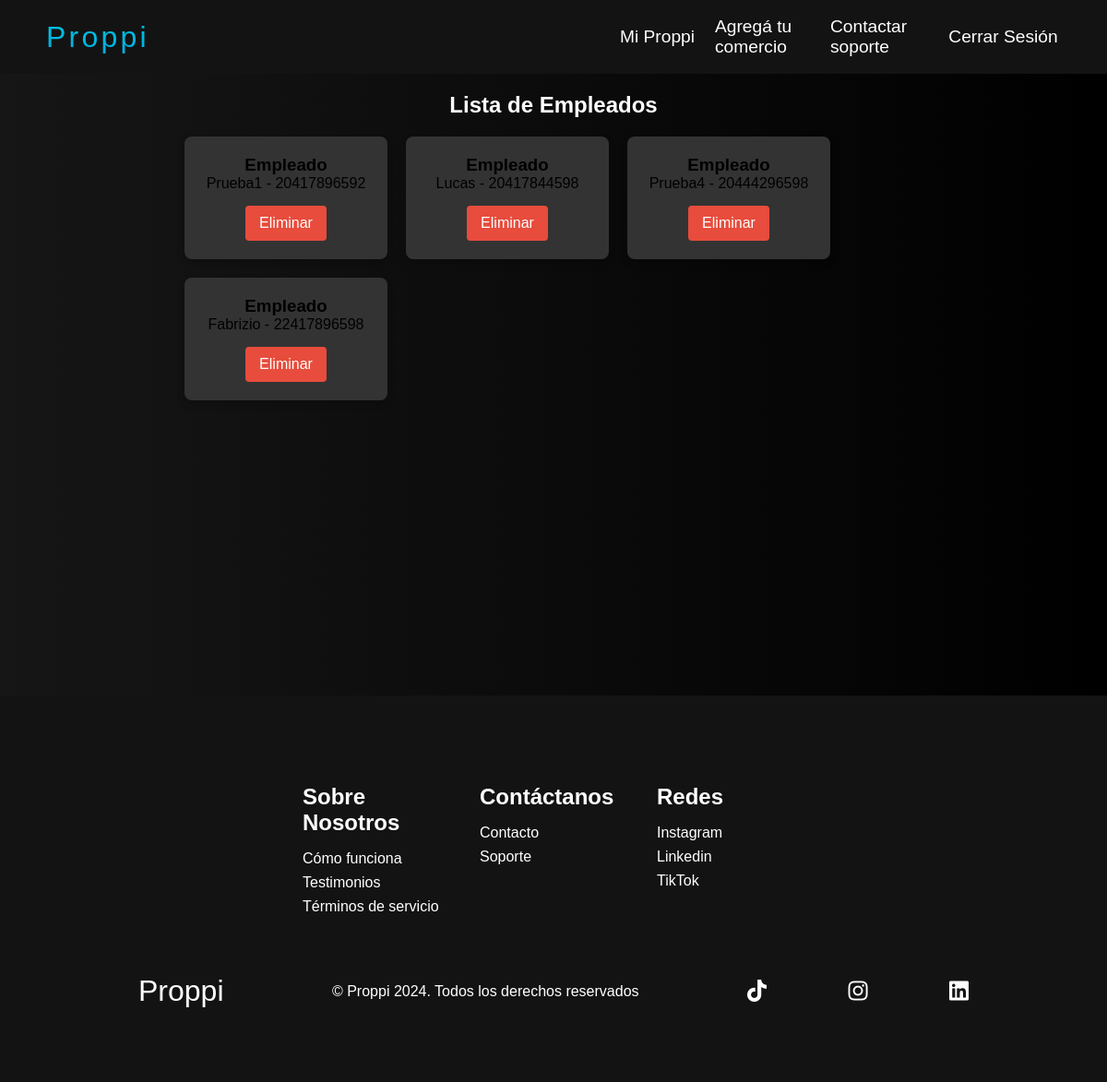
/Miproppi/mis_comercios/eliminar_emp/14 (signed in), run on an earlier commit of the app's database.
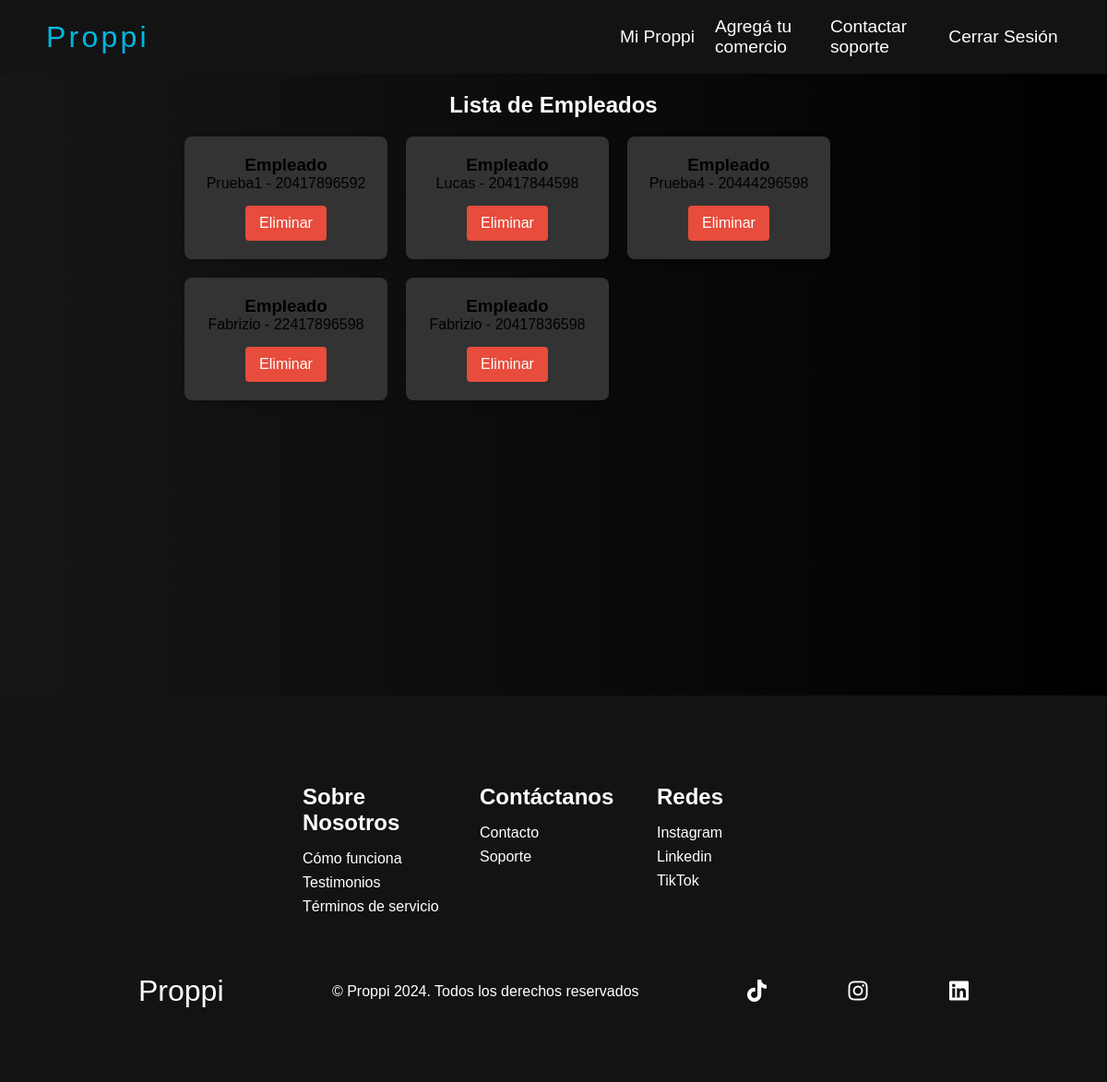
And on a later commit of the database.
### Adherircom/models.py (models this page shows, shortened)
class Empleado(models.Model):
    nombre = models.CharField(max_length=50)
    email = models.EmailField(max_length=35)
    alias = models.CharField(max_length=40)
    cuil = models.CharField(max_length=20, unique=True)
    ingresos_diarios = models.DecimalField(max_digits=10, decimal_places=2, default=0)
    ingresos_total = models.DecimalField(max_digits=10, decimal_places=2, default=0)
    comercios = models.ManyToManyField(Comercio, related_name='empleados')
    user = models.OneToOneField(User, on_delete=models.CASCADE, null=True)

### MiProppi/views.py (the view, shortened to what this page needs)
# urls.py: path('Miproppi/mis_comercios/eliminar_emp/<int:comercio_id>', views.eliminar_emp, name = 'eliminar_emp'),
@login_required
@permission_required("Adherircom.delete_empleado")
def eliminar_emp(request, comercio_id):
    comercio_obj = get_object_or_404(Comercio, id=comercio_id)
    empleados = Empleado.objects.filter(comercios=comercio_obj)
    if request.method == 'GET':
        return render(request, 'eliminar_emp.html', {
            'comercio': comercio_obj,
            'empleados': empleados
        })

### MiProppi/templates/eliminar_emp.html (shortened to what this page needs)
{% extends 'base.html' %}
{% load static %}
{% block content %}
<!DOCTYPE html>
<html lang="en">
<head>
    <link rel="stylesheet" href="{% static 'css/eliminar_emp.css' %}">
</head>
<body>
    <div class="wrapper-container">
        <div class="wrapper">
            <h1>Lista de Empleados</h1>
            <ul class="employee-list">
                {% for empleado in empleados %}
                    <li class="employee-item">
                        <div class="employee-details">
                            <h3>Empleado</h3>
                            <p>{{ empleado.nombre }} - {{ empleado.cuil }}</p>
                        </div>
                        <form method="POST" action="{% url 'eliminar_emp' comercio_id=comercio.id %}">
                            <button type="submit" class="btn btn-danger">Eliminar</button>
                        </form>
                    </li>
                {% endfor %}
            </ul>
        </div>
    </div>
</body>
{% endblock %}

What changed in the data, as far as the page shows it:
added Empleado: nombre "Fabrizio", cuil "20417836598"
